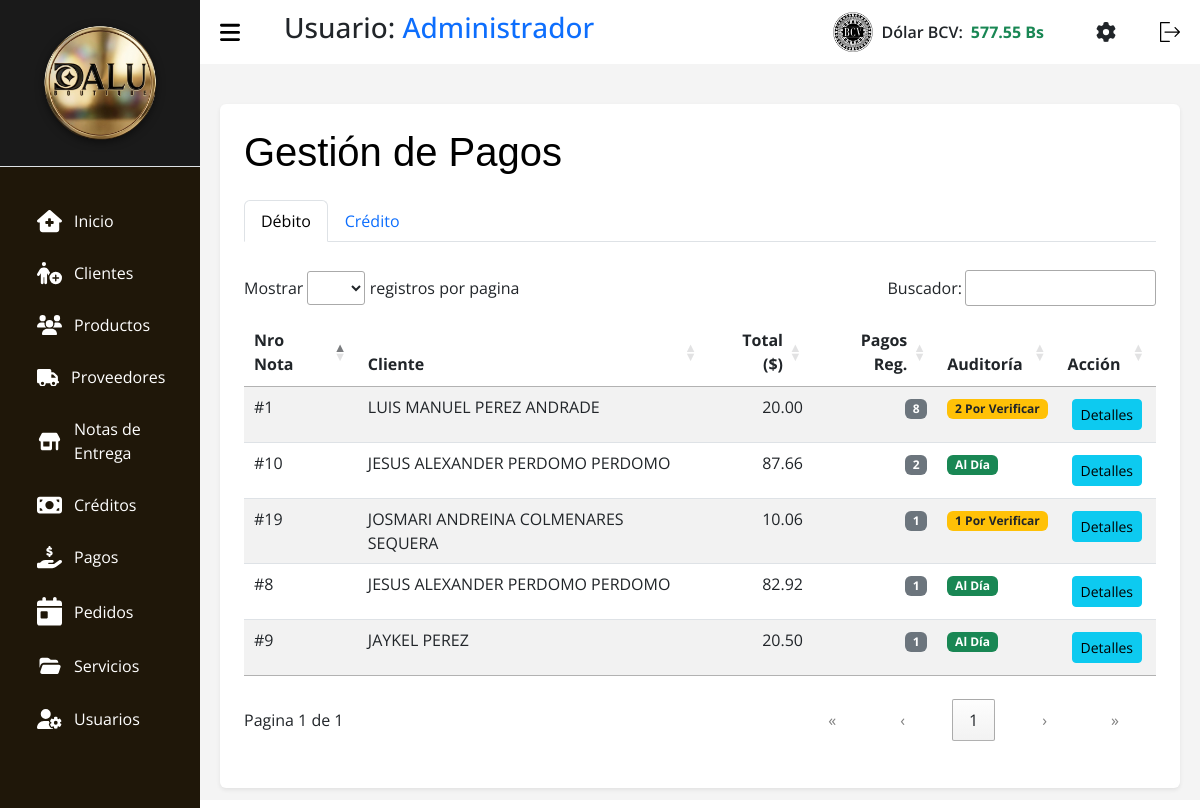
Screenshot of /index.php?c=Pagos (signed in) with the database file from the repository.
### tables this page shows
CREATE TABLE `tasa` (
  `id` int(11) NOT NULL,
  `nombre` varchar(50) NOT NULL,
  `valor` decimal(10,2) NOT NULL,
  `fecha_actualizacion` datetime NOT NULL DEFAULT current_timestamp()
);

CREATE TABLE `notas_entrega` (
  `id` int(11) NOT NULL,
  `id_cliente` int(11) NOT NULL,
  `fecha_pedido` datetime NOT NULL,
  `estado` enum('pendiente','confirmado','enviado','recibido','entregado','cancelado') NOT NULL DEFAULT 'pendiente',
  `tipo` enum('debito','credito') NOT NULL DEFAULT 'debito',
  `total` decimal(10,2) NOT NULL DEFAULT 0.00,
  `observaciones` text DEFAULT NULL,
  `fecha_registro` timestamp NOT NULL DEFAULT current_timestamp()
);

### src/Models/Tasa.php (called while the page is built, shortened)
<?php
class Tasa extends Conexion {
    public function getLatest($nombre = 'BCV') {
        try {
            $stmt = $this->prepare("SELECT * FROM tasa WHERE nombre = :nombre ORDER BY id DESC LIMIT 1");
            $stmt->bindParam(':nombre', $nombre, PDO::PARAM_STR);
            $stmt->execute();
            return $stmt->fetch(PDO::FETCH_ASSOC);
        } catch (PDOException $e) {
            return false;
        }
    }
}

### src/Models/Pagos.php (called while the page is built, shortened)
<?php
class Pagos extends Conexion {
    public function getAgrupadosPorNota($tipo_nota = null) {
        try {
            $sql = "SELECT n.id as id_nota,
                           CONCAT(c.nombre, ' ', COALESCE(c.apellido, '')) as cliente_nombre,
                           n.total,
                           COUNT(pag.id) as total_pagos,
                           SUM(CASE WHEN pag.estado = 'por verificar' THEN 1 ELSE 0 END) as pagos_por_verificar,
                           n.tipo as tipo_nota
                    FROM notas_entrega n
                    JOIN pagos pag ON n.id = pag.id_nota_entrega
                    LEFT JOIN clientes c ON n.id_cliente = c.id";
            if ($tipo_nota) {
                $sql .= " WHERE n.tipo = :tipo_nota";
            }
            $sql .= " GROUP BY n.id ORDER BY n.fecha_pedido DESC";
            $stmt = $this->prepare($sql);
            if ($tipo_nota) {
                $stmt->bindParam(":tipo_nota", $tipo_nota);
            }
            $stmt->execute();
            return $stmt->fetchAll(PDO::FETCH_ASSOC);
        } catch (PDOException $e) {
            error_log("Error al agrupar pagos por nota: " . $e->getMessage());
            return [];
        }
    }
}

### src/Views/V_Pagos.php (the view, shortened to what this page needs)
<!DOCTYPE html>
<html lang="es">
<head>
    <link rel="stylesheet" href="assets/css/css.css">
    <link rel="stylesheet" href="assets/css/tabla.css">
    <link rel="stylesheet" href="assets/css/header.css">
    <link rel="stylesheet" href="assets/bootstrap.min.css">
    <link rel="stylesheet" href="assets/DataTablet/datatables.css">
</head>
<body>
    <?php require_once __DIR__ . "/../Views/layout/header.php"; ?>
    <main>
        <div class="container bg-white p-4 rounded shadow-sm mt-3">
            <div class="d-flex justify-content-between align-items-center mb-3">
                <h1 class="titulo text-black">Gestión de Pagos</h1>
            </div>
            <ul class="nav nav-tabs mb-3" id="pagosTabs" role="tablist">
                <li class="nav-item">
                    <button class="nav-link active" id="tab-debito" data-bs-toggle="tab" data-bs-target="#modulo-debito" type="button">Débito</button>
                </li>
                <li class="nav-item">
                    <button class="nav-link" id="tab-credito" data-bs-toggle="tab" data-bs-target="#modulo-credito" type="button">Crédito</button>
                </li>
            </ul>
            <div class="tab-content">
                <div class="tab-pane fade show active" id="modulo-debito">
                    <div class="table-responsive">
                        <table id="tablaPagosDebito" class="table-DT table table-striped w-100">
                            <thead>
                                <tr>
                                    <th scope="col">Nro Nota</th>
                                    <th scope="col">Cliente</th>
                                    <th scope="col">Total ($)</th>
                                    <th scope="col">Pagos Reg.</th>
                                    <th scope="col">Auditoría</th>
                                    <th scope="col">Acción</th>
                                </tr>
                            </thead>
                            <tbody>
                                <?php foreach ($notasDebito as $nota): ?>
                                    <tr>
                                        <td>#<?= htmlspecialchars($nota['id_nota']) ?></td>
                                        <td><?= htmlspecialchars($nota['cliente_nombre']) ?></td>
                                        <td><?= number_format((float)$nota['total'], 2) ?></td>
                                        <td><span class="badge bg-secondary"><?= htmlspecialchars($nota['total_pagos']) ?></span></td>
                                        <td>
                                            <?php if ($nota['pagos_por_verificar'] > 0): ?>
                                                <span class="badge bg-warning text-dark"><i class="fa fa-exclamation-triangle"></i> <?= $nota['pagos_por_verificar'] ?> Por Verificar</span>
                                            <?php else: ?>
                                                <span class="badge bg-success"><i class="fa fa-check-circle"></i> Al Día</span>
                                            <?php endif; ?>
                                        </td>
                                        <td>
                                            <button type="button" class="btn btn-sm btn-info m-1 btn-ver-pagos" data-id="<?= $nota['id_nota'] ?>">Detalles</button>
                                        </td>
                                    </tr>
                                <?php endforeach; ?>
                            </tbody>
                        </table>
                    </div>
                </div>
            </div>
        </div>
    </main>
</body>
</html>

### src/Views/layout/header.php (shortened to what this page needs)
<?php
$tasaModel_header = new Tasa();
$tasaActual_header = $tasaModel_header->getLatest();
$tasaValor = $tasaActual_header ? number_format((float)$tasaActual_header['valor'], 2) : '0.00';
?>
<section id="sidebar">
  <div class="sidebar-heading border-bottom p-3" style="background-color: #1a1a1a; text-align: center;">
    <img src="assets/img/dalulisto.png" style="max-width: 80%; height: auto; filter: drop-shadow(0px 2px 4px rgba(0,0,0,0.5));" alt="Logo Dalu">
  </div>
  <ul class="side-menu">
    <li class="nav-item m-1 fs-6">
      <a class="nav-link active" aria-current="page" href="?c=Home">
        Inicio</a>
    </li>
    <li class="nav-item m-1 fs-6">
      <a class="nav-link" href="?c=Clientes">
        Clientes
      </a>
    </li>
    <li class="nav-item m-1 fs-6">
      <a class="nav-link" href="?c=Productos">
        Productos
      </a>
    </li>
    <li class="nav-item m-1 fs-6">
      <a class="nav-link" href="?c=Proveedores">
        Proveedores
      </a>
    </li>
    <li class="nav-item m-1 fs-6">
      <a class="nav-link" href="?c=Notas">
        Notas de
        <br>
        Entrega
      </a>
    </li>
    <li class="nav-item m-1 fs-6">
      <a class="nav-link" href="?c=Creditos">
        Créditos
      </a>
    </li>
    <li class="nav-item m-1 fs-6">
      <a class="nav-link" href="?c=Pagos">
        Pagos
      </a>
    <li class="nav-item m-1 fs-6">
      <a class="nav-link" href="?c=Pedidos">
        Pedidos
      </a>
    </li>
    <li class="nav-item m-1 fs-6">
      <a class="nav-link" href="?c=Servicios">
        Servicios
      </a>
    </li>
    <li class="nav-item  m-1 fs-6">
      <a class="nav-link" href="?c=Usuarios">
        Usuarios
      </a>
    </li>
  </ul>
</section>
<section id="content">
  <nav>
    <h3 class="ms-3">Usuario: <span class="text-primary"><?= htmlspecialchars($_SESSION['nombre']) ?></span></h3>
    <div class="d-flex align-items-center ms-auto me-4" id="bcvDiv" style="cursor:pointer;" data-bs-toggle="modal" data-bs-target="#modalTasa">
        <img class="img-bcv me-2" src="assets/img/bcv2.png" alt="BCV" width="40">
        <span class="text-dark fw-semibold me-2">Dólar BCV:</span>
        <span class="text-success fw-bold" id="Dolar_bcv"><?= htmlspecialchars($tasaValor) ?> Bs</span>
    </div>
    <a href="?c=Ajustes" class="me-3 text-dark" title="Ajustes y Configuración">
    </a>
    <form action="index.php?c=login&a=Logout" method="POST">
      <button type="submit" style="background: none; border: none; cursor: pointer;">
      </button>
    </form>
  </nav>

### assets/css/css.css (style rules this page uses)
* { margin: 0; padding: 0; text-decoration: none; box-sizing: border-box; font-family: 'Segoe UI', Tahoma, Geneva, Verdana, sans-serif; }
body { font-family: Arial, Helvetica, sans-serif; height: 100vh; display: flex; flex-wrap: nowrap; background: #9794942c; }
main { width: 100%; padding: 24px 20px 20px 20px; }

### assets/css/tabla.css (style rules this page uses)
.titulo { color: #0508c7; font-family: Impact, Haettenschweiler, 'Arial Narrow Bold', sans-serif; }
.table { border-radius: 10px; }

### assets/css/header.css (style rules this page uses)
* { font-family: 'Open Sans', sans-serif; margin: 0; padding: 0; box-sizing: border-box; }
:root { --grey: #F1F0F6; --dark-grey: #2610a1be; --light: #fff; --dark: #000; --green: #81D43A; --light-green: #E3FFCB; --blue: #1775F1; --light-blue: #D0E4FF; --dark-blue: #0C5FCD; --red: #FC3B56; }
li { list-style: none; }
#sidebar { position: fixed; max-width: 200px; width: 100%; background: var(--light); top: 0; left: 0; height: 100%; overflow-y: auto; transition: all .3s ease; background-color: #1f1709; z-index: 200; }
#sidebar .icon { min-width: 22px; display: flex; justify-content: center; align-items: center; margin-right: 12px; }
#sidebar .side-menu { margin: 30px 0; padding: 0 18px; transition: all .3s ease; }
#sidebar .side-menu a { display: flex; align-items: center; font-size: 16px; color: var(--light); padding: 12px 16px 12px 0; border-radius: 20px; margin: 4px 0; white-space: nowrap; }
#content { position: relative; width: calc(100% - 200px); left: 200px; transition: all .3s ease; background-color: #49494a0f; }
nav { background: var(--light); height: 64px; padding: 0 20px; display: flex; align-items: center; grid-gap: 28px; position: sticky; top: 0; left: 0; z-index: 100; justify-content: space-between; }
nav .toggle-sidebar { font-size: 18px; cursor: pointer; }
svg { width: 20px; cursor: pointer; }
.icon { margin-left: 15px; align-items: baseline; width: 25px; transition: 1.3s; }

### assets/DataTablet/datatables.css (style rules this page uses)
:root { --dt-row-selected: 13, 110, 253; --dt-row-selected-text: 255, 255, 255; --dt-row-selected-link: 9, 10, 11; --dt-row-stripe: 0, 0, 0; --dt-row-hover: 0, 0, 0; --dt-column-ordering: 0, 0, 0; --dt-html-background: white; }
table.dataTable thead > tr > th.dt-orderable-asc, table.dataTable thead > tr > th.dt-orderable-desc, table.dataTable thead > tr > th.dt-ordering-asc, table.dataTable thead > tr > th.dt-ordering-desc, table.dataTable thead > tr > td.dt-orderable-asc, table.dataTable thead > tr > td.dt-orderable-desc, table.dataTable thead > tr > td.dt-ordering-asc, table.dataTable thead > tr > td.dt-ordering-desc { position: relative; padding-right: 30px; }
table.dataTable thead > tr > th.dt-orderable-asc, table.dataTable thead > tr > th.dt-orderable-desc, table.dataTable thead > tr > td.dt-orderable-asc, table.dataTable thead > tr > td.dt-orderable-desc { cursor: pointer; }
table.dataTable th, table.dataTable td { box-sizing: border-box; }
table.dataTable th.dt-type-numeric, table.dataTable th.dt-type-date, table.dataTable td.dt-type-numeric, table.dataTable td.dt-type-date { text-align: right; }
table.dataTable thead th, table.dataTable thead td, table.dataTable tfoot th, table.dataTable tfoot td { text-align: left; }
table.dataTable { width: 100%; margin: 0 auto; border-spacing: 0; }
table.dataTable thead th, table.dataTable tfoot th { font-weight: bold; }
table.dataTable > thead > tr > th, table.dataTable > thead > tr > td { padding: 10px; border-bottom: 1px solid rgba(0, 0, 0, 0.3); }
table.dataTable > tbody > tr { background-color: transparent; }
table.dataTable > tbody > tr:first-child > * { border-top: none; }
table.dataTable > tbody > tr:last-child > * { border-bottom: none; }
table.dataTable > tbody > tr > th, table.dataTable > tbody > tr > td { padding: 8px 10px; }
div.dt-container div.dt-layout-full > *:only-child { margin-left: auto; margin-right: auto; }
div.dt-container.dt-empty-footer tbody > tr:last-child > * { border-bottom: 1px solid rgba(0, 0, 0, 0.3); }

### rows the page displays
tasa: valor "577.55"
notas_entrega: id "19", cliente_nombre "JOSMARI ANDREINA COLMENARES SEQUERA", total "10.06", total_pagos "1", pagos_por_verificar "1"
notas_entrega: id "10", cliente_nombre "JESUS ALEXANDER PERDOMO PERDOMO", total "87.66", total_pagos "2", shows "Al Día"
notas_entrega: id "9", cliente_nombre "JAYKEL PEREZ", total "20.50", total_pagos "1", shows "Al Día"
notas_entrega: id "8", cliente_nombre "JESUS ALEXANDER PERDOMO PERDOMO", total "82.92", total_pagos "1", shows "Al Día"
notas_entrega: id "1", cliente_nombre "LUIS MANUEL PEREZ ANDRADE", total "20.00", total_pagos "8", pagos_por_verificar "2"

### other values shown
$_SESSION['nombre'] "Administrador"
